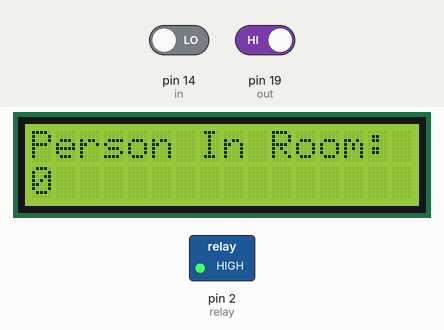
Recording of a sketch running on a simulated Arduino Uno, built with avr-gcc and run on an emulated ATmega328P. Shown: 16×2 character LCD, switched loads named in the sketch (green lamp = pin HIGH). Inputs (shaded band) come from the test bench; at power-on: pin 14 (in) LOW, pin 19 (out) HIGH. What the sketch prints to the serial monitor is not drawn.

Above: at 3.2 s.
3.3 s: pin 14 (in) driven HIGH
At 5.2 s:
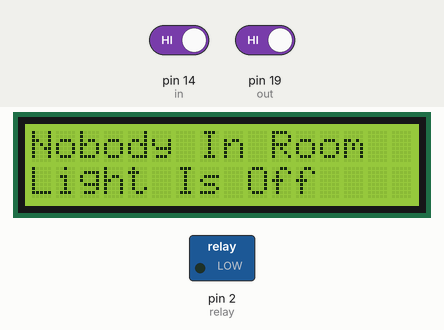
5.5 s: pin 19 (out) driven LOW
At 6.1 s:
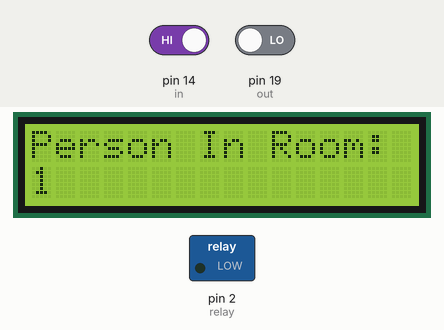
Timing chart, 0 to 9.0 s (numbered marks = the images above; inputs shaded):
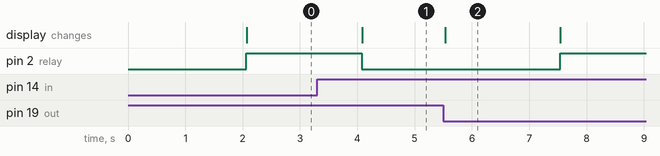

The sketch:

prakash.ino
```cpp
#include<LiquidCrystal.h>
LiquidCrystal lcd(13,12,11,10,9,8);

#define in 14
#define out 19
#define relay 2
//#define CONTRAST_PIN 3
//#define CONTRAST_VALUE

int count=0;

void IN()
{
    count++;
    lcd.clear();
    lcd.print("Person In Room:");
    Serial.print("Person In Room:");
    lcd.setCursor(0,1);
    lcd.print(count);
    Serial.println(count);
    delay(2000);
}

void OUT()
{
  if(count<=0){
    count=0;
  }
  else{
    count--;
  }
    lcd.clear();
    lcd.print("Person In Room:");
    Serial.print("Person In Room:");
    lcd.setCursor(0,1);
    lcd.print(count);
    Serial.println(count);
    delay(2000);
}

void setup()
{
  Serial.begin(9600);
  lcd.begin(16,2);
  digitalWrite(relay,200);
  lcd.print("Visitor Counter");
  Serial.print("Visitor Counter");
  delay(2000);
  pinMode(in, INPUT);
  pinMode(out, INPUT);
  pinMode(relay, OUTPUT);
  lcd.clear();
  lcd.print("Person In Room:");
  Serial.print("Person In Room:");
  lcd.setCursor(0,1);
  lcd.print(count);
  Serial.println(count);
}

void loop()
{

  if(digitalRead(in) && !digitalRead(out))
  {
  IN();
  }
  if(digitalRead(out) && !digitalRead(in))
  {
  OUT();
  }
  if(count<=0)
  {
    lcd.clear();
    digitalWrite(relay, LOW);
    lcd.clear();
    lcd.print("Nobody In Room");
    Serial.print("Nobody In Room");
    lcd.setCursor(0,1);
    lcd.print("Light Is Off");
    Serial.println("Light Is Off");
    delay(200);
  }
  else
    digitalWrite(relay, HIGH);

}
```

Measured:
- after the input at 5.5 s, pin 2 (relay): LOW → HIGH after 2.0 s; the display: changes at once (image 2)
- what the display in image 2 shows lasts 2.0 s, from 5.5 s to 7.5 s
